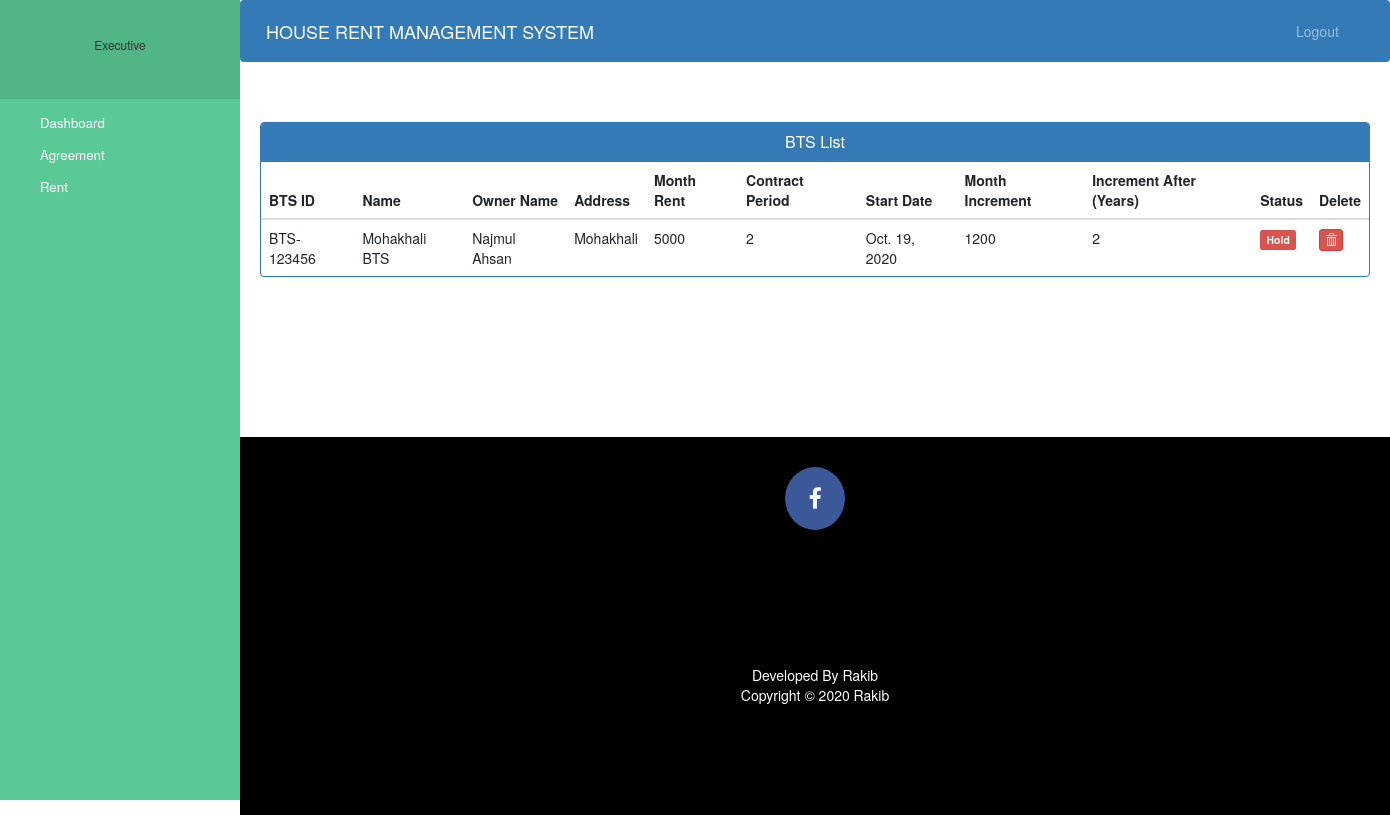
/requested-bts-record, run on the app's committed database.
### Rent/models.py (models this page shows, shortened)
class Agreement(models.Model):
    agreementid= models.CharField(unique=True,max_length=30)
    name= models.CharField(max_length=100)
    address=models.CharField(max_length=100)
    monthrent= models.PositiveIntegerField(null=False)
    hownername = models.CharField(max_length=100)
    contractperiod = models.PositiveIntegerField(blank=False)
    startdate= models.DateField()
    status =models.BooleanField(default=False)
    increment = models.PositiveIntegerField(default=False)
    incrementamount = models.PositiveIntegerField(default=False)
    incrementstatus = models.BooleanField(default=False)

### Rent/views.py (the view)
# urls.py: path('requested-bts-record', views.requested_bts_record, name='requested-bts-record'),
def requested_bts_record(request):
    agreement = models.Agreement.objects.all().filter(status=False)
    return render(request, 'requested-bts-record.html', {'agreement':agreement})

### Rent/templates/requested-bts-record.html (shortened to what this page needs)
{% extends 'executive_base.html' %}
{% block content %}
{%load static%}
<head>
  <link href="//netdna.bootstrapcdn.com/bootstrap/3.0.0/css/bootstrap.min.css" rel="stylesheet" id="bootstrap-css">
</head>
<div class="container">
  <div class="panel panel-primary">
    <div class="panel-heading">
      <h6 class="panel-title">BTS List</h6>
    </div>
    <table class="table table-hover" id="dev-table">
      <thead>
        <tr>
          <th>BTS ID</th>
          <th>Name</th>
          <th>Owner Name</th>
          <th>Address</th>
            <th>Month Rent</th>
            <th>Contract Period</th>
            <th>Start Date</th>
          <th>Month Increment</th>
          <th>Increment After (Years)</th>
          <th>Status</th>
          <th>Delete</th>
        </tr>
      </thead>
      {% for d in agreement %}
      <tr>
        <td> {{d.agreementid}}</td>
        <td> {{d.name}}</td>
        <td>{{d.hownername}}</td>
        <td>{{d.address}}</td>
          <td>{{d.monthrent}}</td>
          <td>{{d.contractperiod}}</td>
          <td>{{d.startdate}}</td>
        <td>{{d.incrementamount}}</td>
        <td>{{d.increment}}</td>
            {%if d.status%}
          <td> <span class="label label-success">Paid</span></td>
          {% else %}
          <td> <span class="label label-danger">Hold</span></td>
          {% endif %}
        <td><a class="btn btn-danger btn-xs" href="{% url 'delete-agreement' d.id  %}"><span class="glyphicon glyphicon-trash"></span></a></td>
      </tr>
      {% endfor %}
    </table>
  </div>
</div>
{% endblock content %}

### Rent/static/css/style.css (style rules this page uses)
body { padding-left: 240px; }

### Rent/templates/executive_base.html (style rules this page uses)
a:link { text-decoration: none; }
a { color: white; }

### Rent/templates/requested-bts-record.html (style rules this page uses)
a:link { text-decoration: none; }
h6 { text-align: center; }

### data on the page
Agreement: agreementid "BTS-123456", name "Mohakhali BTS", hownername "Najmul Ahsan", address "Mohakhali", monthrent "5000", contractperiod "2", startdate "Oct. 19, 2020", incrementamount "1200", increment "2", status "Hold"
